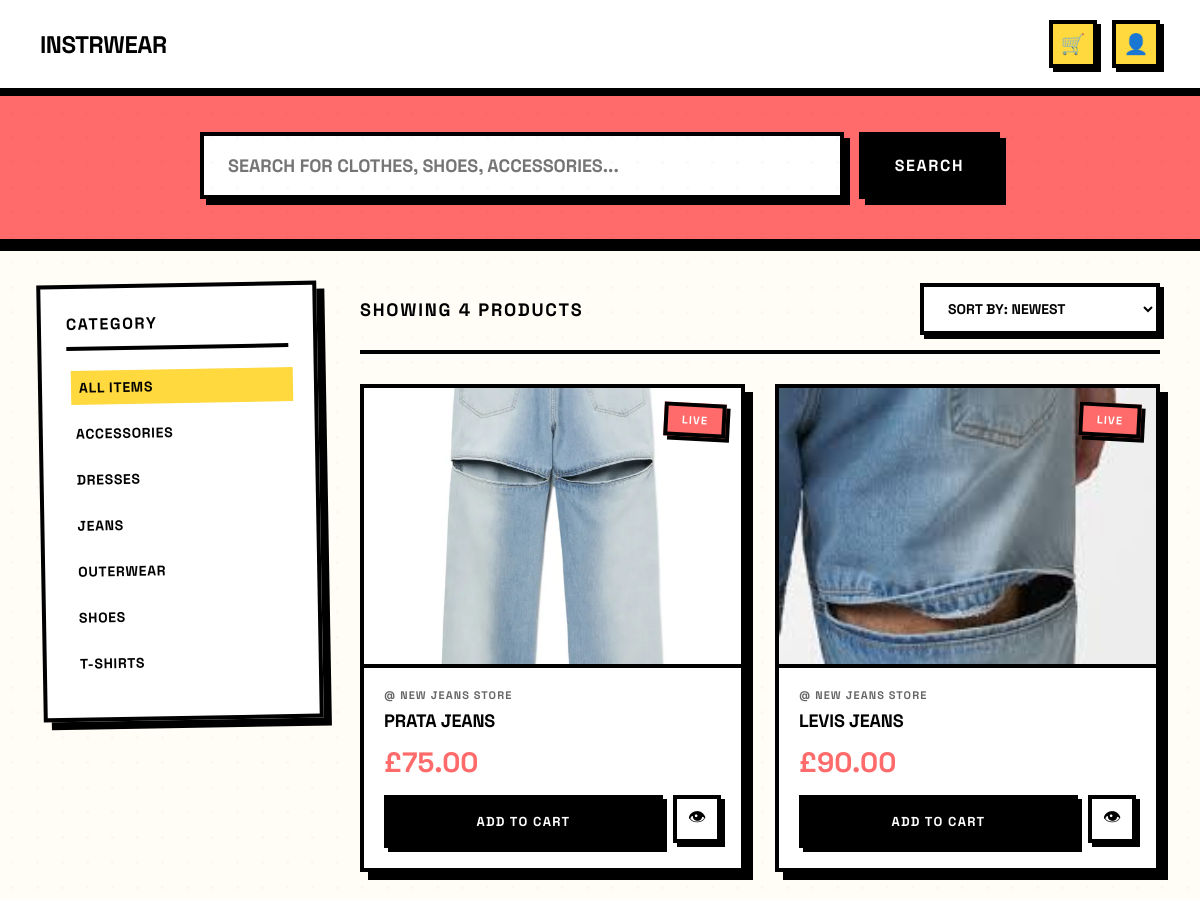
Before: /shopper/products/ (upper part) with the older database file.
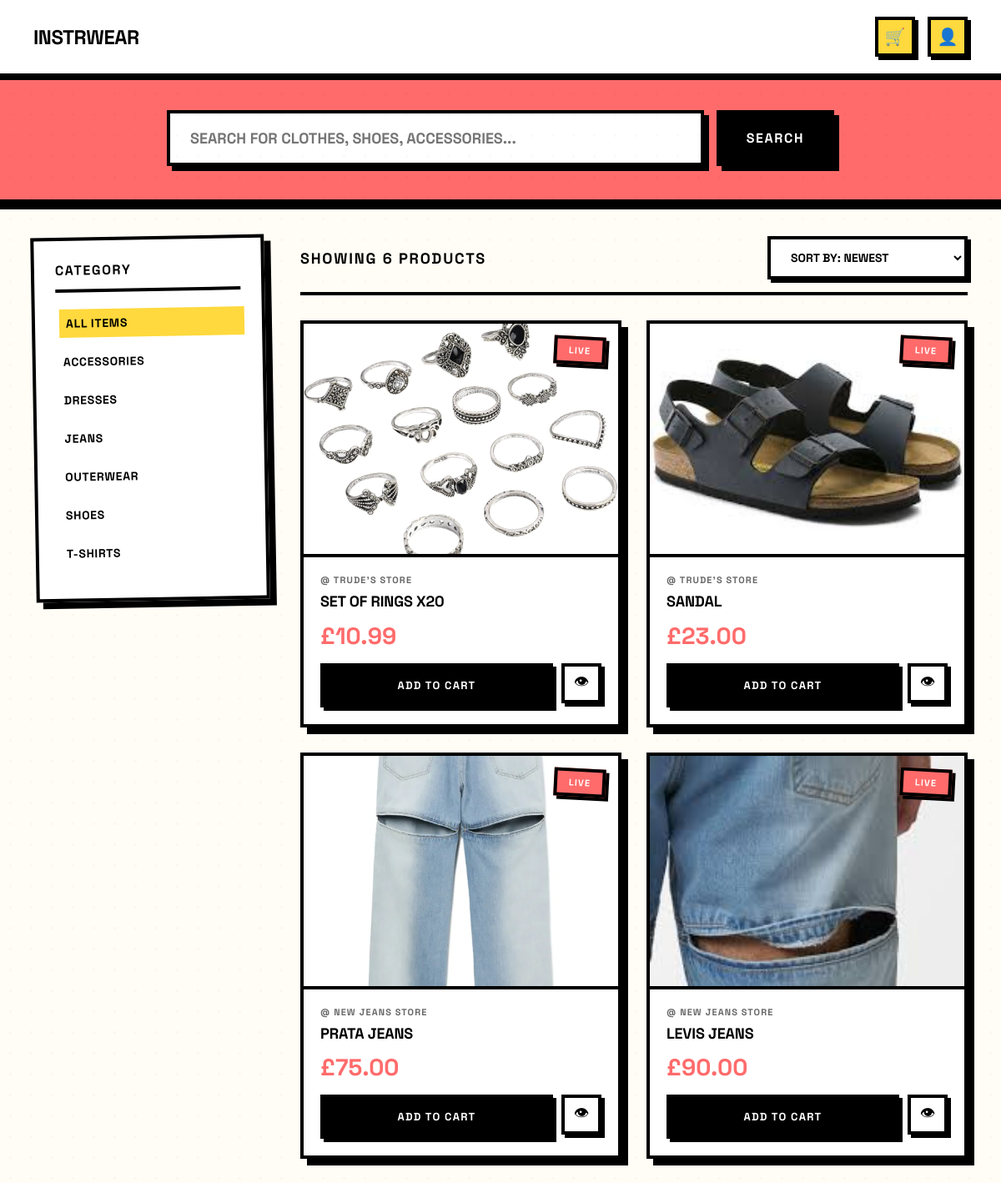
After: the same page with the newer database file.
### marketplace/models.py (models this page shows, shortened)
class Category(models.Model):
    name = models.CharField(max_length=100, unique=True)
    slug = models.SlugField(max_length=120, unique=True, blank=True)

class Product(models.Model):
    merchant = models.ForeignKey(
        settings.AUTH_USER_MODEL,
        on_delete=models.CASCADE,
        related_name="products",
    )
    category = models.ForeignKey(
        Category,
        on_delete=models.SET_NULL,
        null=True,
        blank=True,
        related_name="products",
    )
    name = models.CharField(max_length=255)
    slug = models.SlugField(max_length=280, unique=True, blank=True)
    description = models.TextField(blank=True)
    price = models.DecimalField(max_digits=10, decimal_places=2)
    stock = models.PositiveIntegerField(default=0)
    image = models.ImageField(upload_to="products/", blank=True, null=True)
    is_active = models.BooleanField(default=True)
    created_at = models.DateTimeField(auto_now_add=True)
    updated_at = models.DateTimeField(auto_now=True)

### accounts/models.py (models this page shows, shortened)
class MerchantProfile(models.Model):
    user = models.OneToOneField(
        settings.AUTH_USER_MODEL,
        on_delete=models.CASCADE,
        related_name="merchant_profile",
    )
    business_name = models.CharField(max_length=255, blank=True)
    logo = models.ImageField(
        upload_to="merchant_logos/",
        blank=True,
        null=True
    )
    phone = models.CharField(max_length=20, blank=True)
    house = models.CharField(max_length=100, blank=True)
    street = models.CharField(max_length=255, blank=True)
    city = models.CharField(max_length=120, blank=True)
    county = models.CharField(max_length=120, blank=True)
    postcode = models.CharField(max_length=20, blank=True)
    bio = models.TextField(blank=True)

### marketplace/views.py (the view)
# urls.py: path("shopper/products/", shopper_product_list, name="shopper_product_list"),
def shopper_product_list(request):
    products = Product.objects.filter(
        is_active=True,
        stock__gt=0,
    ).select_related("merchant", "merchant__merchant_profile", "category")
    categories = Category.objects.all().order_by("name")
    query = (request.GET.get("q") or "").strip()
    if query:
        products = products.filter(name__icontains=query)
    category_slug = (request.GET.get("category") or "").strip()
    if category_slug:
        products = products.filter(category__slug=category_slug)
    sort = (request.GET.get("sort") or "newest").strip()
    if sort == "price_low":
        products = products.order_by("price", "-created_at")
    elif sort == "price_high":
        products = products.order_by("-price", "-created_at")
    else:
        products = products.order_by("-created_at")
    context = {
        "products": products,
        "categories": categories,
        "cart_count": _get_cart_count(request.user),
    }
    return render(request, "shopper/products_list.html", context)

### marketplace/views.py (called while the page is built, shortened)
def _get_cart_count(user):
    if not user.is_authenticated:
        return 0

### templates/shopper/products_list.html (shortened to what the changed rows need)
{% load static %}
<!DOCTYPE html>
<html lang="en">
<head>
</head>
<body>
    <main class="main">
        <aside class="filters">
            <div class="filter-section">
                <h3 class="filter-title">CATEGORY</h3>
                <a href="{% url 'shopper_product_list' %}" class="category-link {% if not request.GET.category %}active{% endif %}">
                    All Items
                </a>
                {% for category in categories %}
                    <a
                        href="{% url 'shopper_product_list' %}?category={{ category.slug }}"
                        class="category-link {% if request.GET.category == category.slug %}active{% endif %}"
                    >
                        {{ category.name }}
                    </a>
                {% endfor %}
            </div>
        </aside>
        <section class="products-section">
            <div class="section-header">
                <div class="results-count">SHOWING {{ products|length }} PRODUCTS</div>
                <form method="GET" class="sort-form">
                    <select class="sort-select" name="sort" onchange="this.form.submit()">
                    </select>
                </form>
            </div>
            {% if products %}
                <div class="products-grid">
                    {% for product in products %}
                        <div class="product-card">
                            <div class="product-image">
                                {% if product.image %}
                                    <img src="{{ product.image.url }}" alt="{{ product.name }}">
                                {% else %}
                                    <span>👕</span>
                                {% endif %}
                                {% if product.created_at %}
                                    <div class="product-badge">LIVE</div>
                                {% endif %}
                            </div>
                            <div class="product-info">
                                <div class="product-store">
                                    @
                                    {% if product.merchant.merchant_profile.business_name %}
                                        {{ product.merchant.merchant_profile.business_name }}
                                    {% else %}
                                        {{ product.merchant.first_name|default:product.merchant.email }}
                                    {% endif %}
                                </div>
                                <h3 class="product-name">
                                    <a href="{% url 'shopper_product_detail' product.slug %}">
                                        {{ product.name }}
                                    </a>
                                </h3>
                                <div class="product-price">£{{ product.price }}</div>
                                <div class="product-actions">
                                    <a href="{% url 'add_to_cart' product.id %}" class="btn-add-cart">ADD TO CART</a>
                                    <a href="{% url 'shopper_product_detail' product.slug %}" class="btn-quick-view">👁</a>
                                </div>
                            </div>
                        </div>
                    {% endfor %}
                </div>
            {% else %}
                <div class="empty-state">
                    <h2>No products found</h2>
                    <p>Try another search or category.</p>
                </div>
            {% endif %}
        </section>
    </main>
</body>
</html>

Changed rows visible on the page:
added Product: image (picture), shows "LIVE", merchant.merchant_profile.business_name "TRUDE'S STORE", name "SET OF RINGS X20", price "10.99"
added Product: image (picture), shows "LIVE", merchant.merchant_profile.business_name "TRUDE'S STORE", name "SANDAL", price "23.00"
Other visible differences:
{{ products|length }}: "4" → "6"
